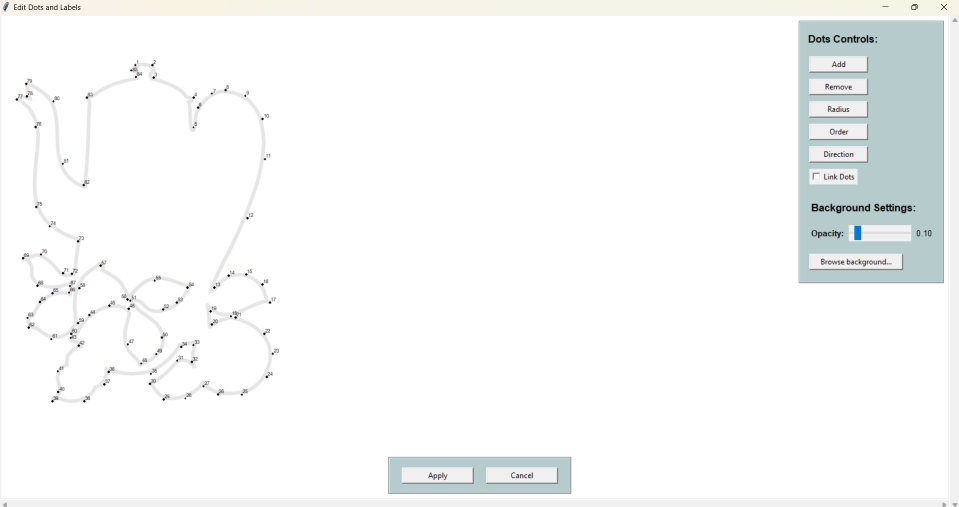
#> input picture assets/edit_window_example.jpeg, 1917 x 1013 px (shown at 1/2 size); its folder holds only this picture in this run
$ python -i dot_2_dot.py   (imports and definitions only)   (older library calls are emulated)
#> lines starting #> are read from the running program, lines starting #| are printed output that depends on the picture; after the words box and inside, x2 and y2 are one past the last pixel; in counts of white or black regions, pixels touching at a corner belong together
### utils.py
import cv2
import os
import numpy as np
from PIL import Image, ImageTk


# [116 lines left out: functions load_image, resize_image, load_image_to_tk, parse_size, str2bool, find_font_in_windows, not called in this run]


def display_with_matplotlib(image, title="Image"):
    import matplotlib.pyplot as plt
    rgb_image = cv2.cvtColor(image, cv2.COLOR_BGR2RGB)
    # [4 lines of commented-out code are left out]


# [44 lines left out: functions resize_for_debug, generate_output_path, save_image, not called in this run]


def compute_image_diagonal(image):
    height, width = image.shape[:2]
    return (width**2 + height**2)**0.5


# [7 lines left out: function remove_iccp_profile, not called in this run]


def handle_alpha_channel(image, debug=False):
    if image.shape[2] == 4:
        bgr_image = image[:, :, :3]
        alpha_channel = image[:, :, 3]
        green_background = (0, 255, 0)
        mask = alpha_channel < 255
        bgr_image[mask] = green_background
        return bgr_image
    return image


def point_distance(p1, p2):
    return ((p1[0] - p2[0])**2 + (p1[1] - p2[1])**2)**0.5


# [100 lines left out: functions insert_midpoints, filter_close_points, calculate_area, visvalingam_whyatt, not called in this run]

### dot_2_dot.py
import cv2
import numpy as np
from PIL import Image, ImageDraw, ImageFont
import networkx as nx
import matplotlib.pyplot as plt
import utils
from skimage.morphology import skeletonize


# [95 lines left out: functions retrieve_contours, contour_to_linear_paths, not called in this run]


def retrieve_skeleton_path(image_path,
                           epsilon_factor=0.001,
                           max_distance=None,
                           min_distance=None,
                           num_points=None,
                           debug=False):
    """
    Retrieves the skeleton path from the largest shape in the image.
    Ensures that the path is ordered in a clockwise direction.
    """
#> called with image_path = 'assets/edit_window_example.jpeg', epsilon_factor = 0.001, debug = False
    image = cv2.imread(image_path, cv2.IMREAD_UNCHANGED)
#> image is the input picture: shape (1013, 1917, 3); mean B, G, R 248.2, 248.5, 247.1

    if image is None:
        raise FileNotFoundError(
            f"Image file '{image_path}' could not be found or the path is incorrect."
        )

    image = utils.handle_alpha_channel(image, debug=debug)

    gray = cv2.cvtColor(image, cv2.COLOR_BGR2GRAY)

    # Threshold the image to obtain a binary image
    _, binary = cv2.threshold(gray, 127, 255, cv2.THRESH_BINARY_INV)
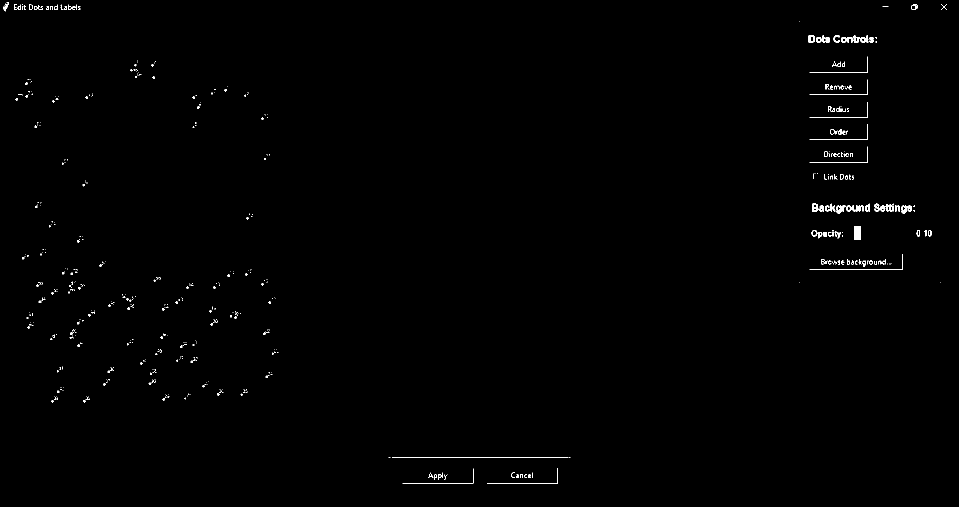
#> binary: shape (1013, 1917) (shown at 1/2 size); 0.49% white in thin lines or dots

    # Find contours in the binary image
    contours, _ = cv2.findContours(binary, cv2.RETR_EXTERNAL,
                                   cv2.CHAIN_APPROX_SIMPLE)
#> contours = 579 contours, 519 with area under 20; largest, box (x1, y1, x2, y2) and area: (1709, 452, 1722, 480) 324, (1624, 407, 1637, 423) 160, (1617, 70, 1630, 85) 159, (1802, 411, 1813, 427) 130, (1672, 411, 1683, 427) 130

    if not contours:
        print(
            "No contours were found in the image. You can modify the binary"
            " thresholding arguments (-tb) to search contours in a wider range."
            " Use debug argument (-de) to have more information.")
        exit(-3)

    # Create an empty mask
    mask = np.zeros_like(gray)

    # Find the largest contour by area
    largest_contour = max(contours, key=cv2.contourArea)
#> largest_contour = [[1709, 452], [1709, 479], [1721, 479], [1721, 452]]

    # Draw the largest contour on the mask
    cv2.drawContours(mask, [largest_contour], -1, 255, thickness=cv2.FILLED)
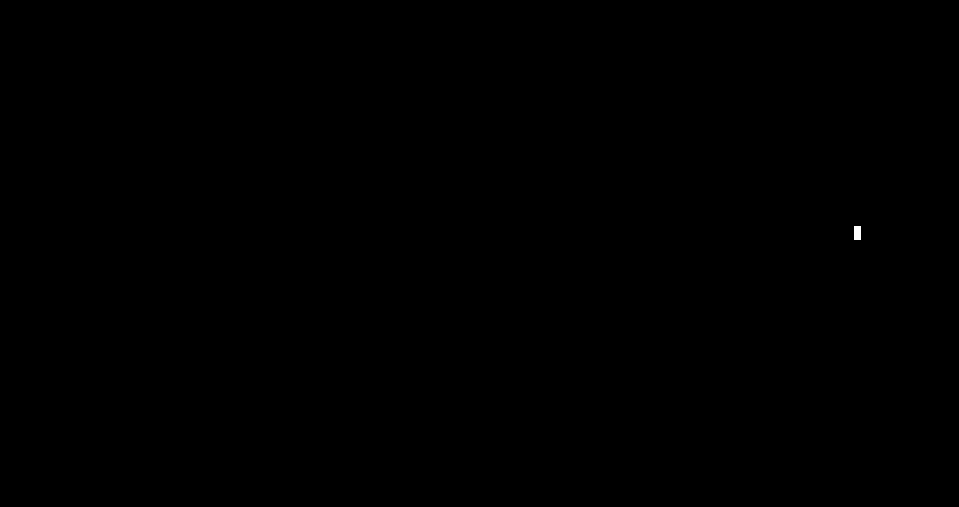
#> mask: shape (1013, 1917) (shown at 1/2 size); 0.02% white; 1 white region, box (x1, y1, x2, y2) and area: (1709, 452, 1722, 480) 364

    # Skeletonize the shape
    skeleton = skeletonize(mask / 255)  # Convert to binary image (0 and 1)
#> skeleton: shape (1013, 1917) bool; 0% white in thin lines or dots, all inside (x1, y1, x2, y2) = (1714, 457, 1717, 474)

    if debug:
        debug_image = utils.resize_for_debug((skeleton * 255).astype(np.uint8))
        utils.display_with_matplotlib(debug_image, 'Skeletonized Image')

    ordered_skeleton_points = prune_skeleton_to_one_branch(skeleton)
    ordered_skeleton_points = ensure_clockwise_order(ordered_skeleton_points)
    # Simplify the skeleton path
    simplified_skeleton = simplify_path(ordered_skeleton_points,
                                        epsilon_factor=epsilon_factor,
                                        max_distance=max_distance,
                                        min_distance=min_distance,
                                        num_points=num_points)

    if debug and image is not None:
        debug_image = image.copy()
        for point in simplified_skeleton:
            cv2.circle(debug_image, (point[0], point[1]), 3, (0, 0, 255), -1)
        debug_image = utils.resize_for_debug(debug_image)
        utils.display_with_matplotlib(debug_image,
                                      'Simplified Skeleton Points')

    # Return as a list containing one path (to be consistent with existing code)
    return [simplified_skeleton]


def ensure_clockwise_order(points):
    """
    Ensures that the given set of points forms a path in clockwise order.
    Points should be a list of (x, y) tuples.
    """

    def signed_area(points):
        """
        Compute the signed area of the polygon formed by the points.
        Positive area indicates clockwise ordering, negative indicates counter-clockwise.
        """
        area = 0
        n = len(points)
        for i in range(n):
            x1, y1 = points[i]
            x2, y2 = points[(i + 1) % n]
            area += (x2 - x1) * (y2 + y1)
        return area

    # Compute the signed area of the points
    area = signed_area(points)

    # If the area is negative, the points are in counter-clockwise order
    if area > 0:
        return points[::-1]  # Reverse the points to make them clockwise

    # Otherwise, the points are already in clockwise order
    return points


def prune_skeleton_to_one_branch(skeleton,
                                 epsilon_factor=0.001,
                                 max_distance=None,
                                 min_distance=None,
                                 num_points=None):
    """
    Prunes the skeleton to retain only the longest branch. This method ensures that only the main structure remains,
    discarding minor branches.
    """
#> called with epsilon_factor = 0.001
    y_coords, x_coords = np.nonzero(skeleton)
#> y_coords = 17 values from 457 to 473; x_coords = 17 values, max 1716 at index 0, min 1714 at index 16, mean 1715
    skeleton_coords = list(zip(x_coords, y_coords))
#> skeleton_coords = [(1716, 457), (1715, 458), (1715, 459), (1715, 460), (1715, 461), (1715, 462), (1715, 463), (1715, 464), (1715, 465), (1715, 466), (1715, 467), (1715, 468), (1715, 469), (1715, 470), (1715, 471), (1715, 472), (1714, 473)]

    # Create graph of the skeleton
    G = nx.Graph()
    for x, y in skeleton_coords:
        G.add_node((x, y))
        for dx in [-1, 0, 1]:
            for dy in [-1, 0, 1]:
                if dx != 0 or dy != 0:
                    nx_ = x + dx
                    ny_ = y + dy
                    if (0 <= nx_ < skeleton.shape[1]
                            and 0 <= ny_ < skeleton.shape[0]
                            and skeleton[ny_, nx_]):
                        G.add_edge((x, y), (nx_, ny_))
#> this loop made 17 passes
#> x on passes 1 to 12: 1716, 1715, 1715, 1715, 1715, 1715, 1715, 1715, 1715, 1715, 1715, 1715

    # Find endpoints (degree 1 nodes)
    endpoints = [node for node in G.nodes() if G.degree(node) == 1]
#> endpoints = [(1716, 457), (1714, 473)]

    if len(endpoints) < 2:
        start = next(iter(G.nodes()))
        longest_path = list(nx.dfs_preorder_nodes(G, source=start))
    else:
        longest_path = find_longest_path(G, endpoints)

    # Simplify the longest path
    simplified_skeleton = simplify_path(longest_path, epsilon_factor,
                                        max_distance, min_distance, num_points)

    return simplified_skeleton


def find_longest_path(G, endpoints):
    """
    Finds the longest path between any two endpoints in the skeleton graph.
    """
    max_length = 0
    longest_path = []

    for i in range(len(endpoints)):
        for j in range(i + 1, len(endpoints)):
            try:
                path = nx.shortest_path(G,
                                        source=endpoints[i],
                                        target=endpoints[j])
                length = path_length(path)
                if length > max_length:
                    max_length = length
                    longest_path = path
            except nx.NetworkXNoPath:
                continue
#> this loop made 2 passes
#> after the loop, longest_path has the same summary as skeleton_coords in prune_skeleton_to_one_branch; max_length = 16.83
#> in prune_skeleton_to_one_branch, `longest_path = find_longest_path(G, endpoints)`: longest_path has the same summary as skeleton_coords
    return longest_path


def path_length(path):
    """Calculate the Euclidean length of a path."""
    return sum(
        utils.point_distance(path[i], path[i + 1])
        for i in range(len(path) - 1))


# [40 lines left out: function order_skeleton_points, not called in this run]


def simplify_path(points,
                  epsilon_factor=0.001,
                  max_distance=None,
                  min_distance=None,
                  num_points=None):
    """
    Simplifies the path using the Visvalingam–Whyatt algorithm and other optional parameters.
    """
#> called with epsilon_factor = 0.001
    # Convert points to the required format (list of tuples)
    points_list = [(int(p[0]), int(p[1])) for p in points]
#> points_list has the same summary as skeleton_coords in prune_skeleton_to_one_branch

    # Optionally approximate the path (for skeletons, this might not be necessary)
    if epsilon_factor is not None:
        points_array = np.array(points_list, dtype=np.int32)
#> points_array = 17 rows, first 8: [1716, 457], [1715, 458], [1715, 459], [1715, 460], [1715, 461], [1715, 462], [1715, 463], [1715, 464]
        epsilon = epsilon_factor * cv2.arcLength(points_array, False)
#> epsilon = 0.0168
        approx = cv2.approxPolyDP(points_array, epsilon, False)
#> approx = [[1716, 457], [1715, 458], [1715, 472], [1714, 473]]
        points_list = [(int(p[0][0]), int(p[0][1])) for p in approx]
#> points_list = [(1716, 457), (1715, 458), (1715, 472), (1714, 473)]

    # Optionally insert midpoints
    if max_distance is not None:
        points_list = utils.insert_midpoints(points_list, max_distance)

    # Optionally filter close points
    if min_distance is not None:
        points_list = utils.filter_close_points(points_list, min_distance)

    # Simplify the path using the Visvalingam–Whyatt algorithm
    if num_points is not None:
        points_list = utils.visvalingam_whyatt(points_list,
                                               num_points=num_points)

    return points_list


# [264 lines left out: functions draw_points_on_image, create_blank_image, calculate_dots_and_labels, get_label_box, adjust_label_positions, draw_dots_and_labels and 1 more, not called in this run]

>>> result = retrieve_skeleton_path('assets/edit_window_example.jpeg')
#> in prune_skeleton_to_one_branch, `simplified_skeleton = simplify_path(longest_path, epsilon_factor, max_..`: simplified_skeleton has the same summary as points_list in simplify_path
#> in retrieve_skeleton_path, `ordered_skeleton_points = prune_skeleton_to_one_branch(skeleton)`: ordered_skeleton_points has the same summary as points_list in simplify_path
#> in signed_area, `n = len(points)`: n = 4
#> the loop in signed_area, `for i in range(n):` made 4 passes
#> (x1, y1, x2, y2, area) on passes 1 to 3: (1716, 457, 1715, 458, -915), (1715, 458, 1715, 472, -915), (1715, 472, 1714, 473, -1860)
#> after the loop in signed_area, `for i in range(n):`: area = 0
#> in retrieve_skeleton_path, `simplified_skeleton = simplify_path(ordered_skeleton_points, epsilon_f..`: simplified_skeleton has the same summary as points_list in simplify_path
#> result = [[(1716, 457), (1715, 458), (1715, 472), (1714, 473)]]

$ run again, on assets/example_gui.jpeg
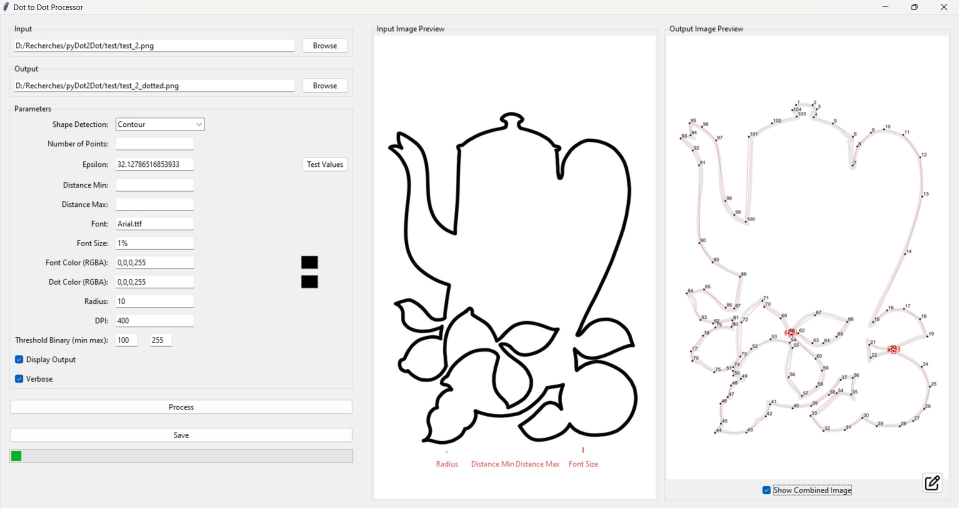
#> input picture assets/example_gui.jpeg, 1917 x 1015 px (shown at 1/2 size)
#> in retrieve_skeleton_path, image is the input picture: shape (1015, 1917, 3); mean B, G, R 241, 241.1, 241.4
#> in retrieve_skeleton_path, `_, binary = cv2.threshold(gray, 127, 255, cv2.THRESH_BINARY_INV)`:
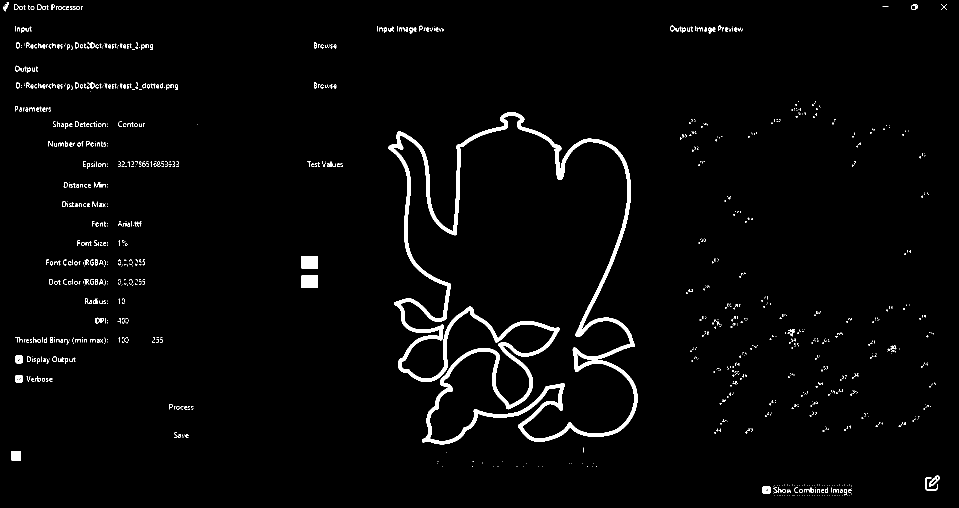
#> binary: shape (1015, 1917) (shown at 1/2 size); 2.4% white; 1216 white regions (990 under 20 px)
#> contours = 1216 contours, 1125 with area under 20; largest, box (x1, y1, x2, y2) and area: (776, 224, 1275, 889) 217104, (603, 551, 636, 576) 768, (603, 512, 636, 537) 768, (23, 902, 42, 922) 341, (1525, 972, 1541, 988) 216
#> largest_contour = contour of 1941 points, box (x1, y1, x2, y2) (776, 224, 1275, 889), area 217104
#> mask: shape (1015, 1917); 11.3% white; 1 white region, box (x1, y1, x2, y2) and area: (776, 224, 1275, 889) 219120
#> in retrieve_skeleton_path, `skeleton = skeletonize(mask / 255)`:
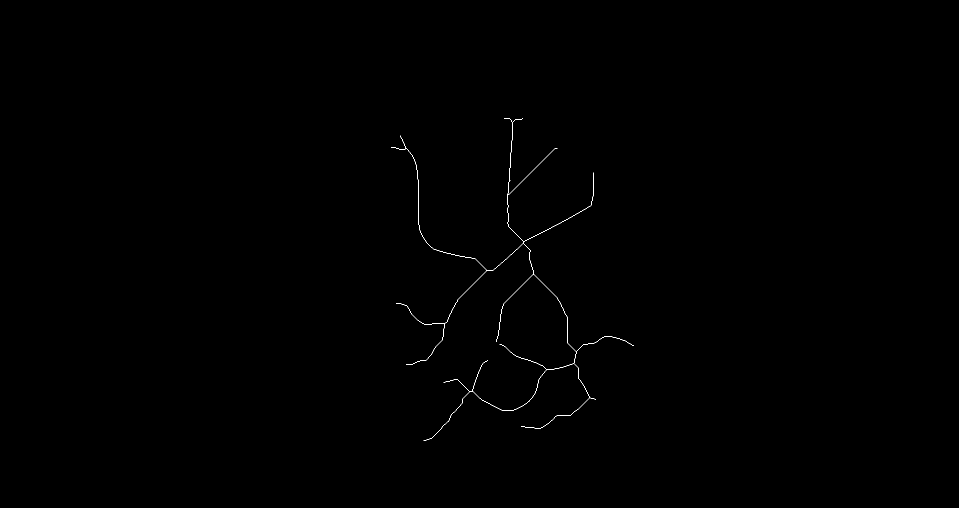
#> skeleton: shape (1015, 1917) bool (shown at 1/2 size); 0.13% white in thin lines or dots, all inside (x1, y1, x2, y2) = (782, 236, 1268, 882)
#> y_coords = 2617 values from 236 to 881; x_coords = 2617 values, max 1267 at index 1731, min 782 at index 114, mean 1009.3
#> skeleton_coords = 2617 pairs, first value 782 to 1267, second value 236 to 881
#> the loop in prune_skeleton_to_one_branch, `for x, y in skeleton_coords:` made 2617 passes
#> (x, y) on passes 1 to 3: (1016, 236), (1017, 236), (1018, 236)
#> endpoints = [(1008, 237), (1045, 237), (800, 271), (782, 295), (1114, 296), (1187, 345), (1020, 361), (792, 606), (992, 683), (999, 689), (1267, 691), (975, 721), (812, 728), (887, 764), (1191, 798), (1042, 852), (847, 881)]
#> the loop in find_longest_path, `for i in range(len(endpoints)):` made 17 passes
#> after the loop in find_longest_path, `for i in range(len(endpoints)):`: longest_path = 1001 pairs, first value 782 to 1152, second value 295 to 881; max_length = 1191
#> in simplify_path, `points_list = [(int(p[0]), int(p[1])) for p in points]`: points_list has the same summary as longest_path in find_longest_path
#> points_array has the same summary as longest_path in find_longest_path
#> epsilon = 1.19
#> approx = contour of 49 points, box (x1, y1, x2, y2) (782, 295, 1153, 882), area 96106
#> in simplify_path, `points_list = [(int(p[0][0]), int(p[0][1])) for p in approx]`: points_list = 49 pairs, first value 782 to 1152, second value 295 to 881
#> in prune_skeleton_to_one_branch, `simplified_skeleton = simplify_path(longest_path, epsilon_factor, max_..`: simplified_skeleton has the same summary as points_list in simplify_path
#> ordered_skeleton_points has the same summary as points_list in simplify_path
#> n = 49
#> the loop in signed_area, `for i in range(n):` made 49 passes
#> (x1, y1, x2, y2, area) on passes 1 to 8: (782, 295, 791, 295, 5310), (791, 295, 802, 299, 11844), (802, 299, 809, 299, 16030), (809, 299, 813, 297, 18414), (813, 297, 824, 310, 25091), (824, 310, 829, 320, 28241), (829, 320, 833, 333, 30853), (833, 333, 836, 359, 32929)
#> after the loop in signed_area, `for i in range(n):`: area = -192211
#> in retrieve_skeleton_path, `simplified_skeleton = simplify_path(ordered_skeleton_points, epsilon_f..`: simplified_skeleton has the same summary as points_list in simplify_path
#> result = 1 item
